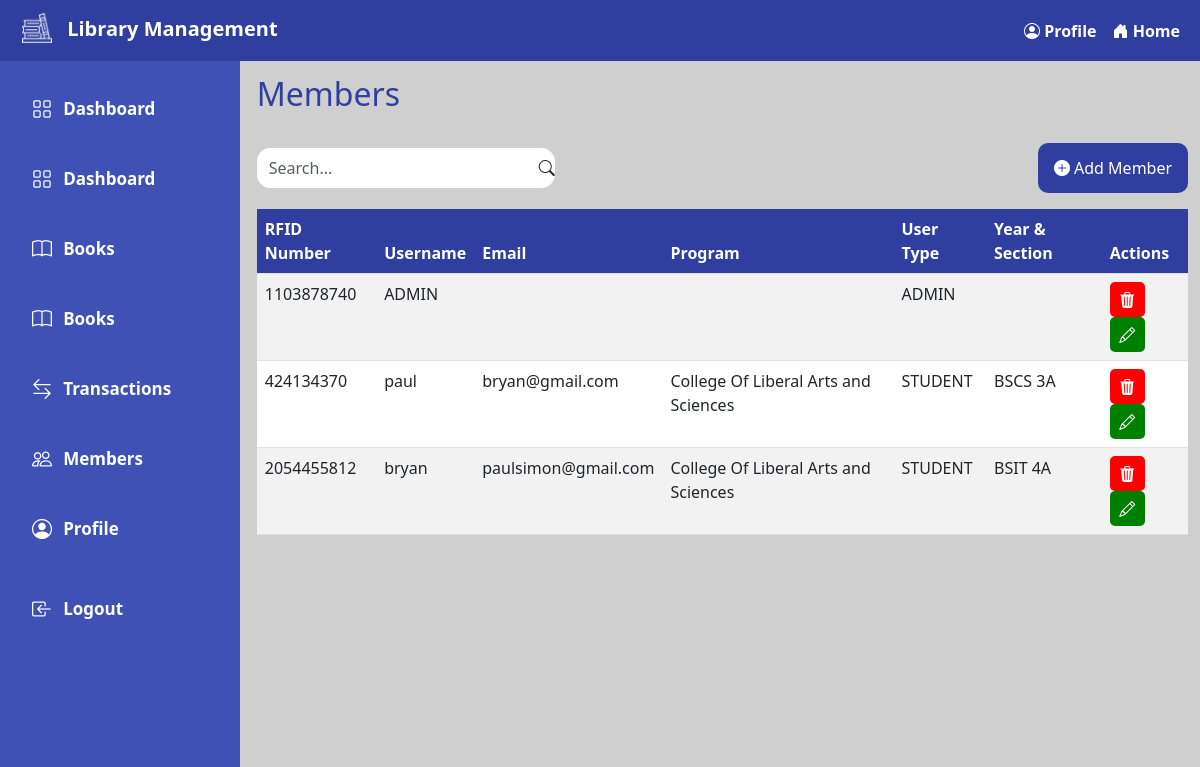
The page /homepage.php?page=members (signed in) on the database its author committed.
### tables this page shows
CREATE TABLE `users` (
  `idusers` int(11) NOT NULL,
  `rfidnum` int(11) NOT NULL,
  `username` varchar(45) NOT NULL,
  `yearAndSection` varchar(45) NOT NULL,
  `email` varchar(45) NOT NULL,
  `program` varchar(45) NOT NULL,
  `userType` varchar(45) NOT NULL,
  `password` varchar(45) NOT NULL,
  `penalty` tinyint(1) DEFAULT 0,
  `penaltynow` date DEFAULT NULL,
  `penaltydue` date DEFAULT NULL
);

### members.php (the view, shortened to what this page needs)
<!DOCTYPE html>
<html lang="en">
<head>
    <link href="https://cdn.jsdelivr.net/npm/sweetalert2@11/dist/sweetalert2.min.css" rel="stylesheet">
</head>
<body>
    <div class="container mt-3">
        <h2 style="color: #303F9F;">Members</h2>
        <div class="search-container mb-3">
            <div class="search-box">
                <input type="text" class="input form-control" placeholder="Search..." id="searchInput">
                <i class="bi bi-search"></i>
            </div>
            <button class="addBtn ms-auto" data-bs-toggle="modal" data-bs-target="#membersModal">
                <i class="bi bi-plus-circle-fill"></i> Add Member
            </button>
        </div>
        <table class="table table-striped">
            <thead>
                <tr>
                    <th style="color: white; background-color: #303F9F;" scope="col">RFID Number</th>
                    <th style="color: white; background-color: #303F9F;" scope="col">Username</th>
                    <th style="color: white; background-color: #303F9F;" scope="col">Email</th>
                    <th style="color: white; background-color: #303F9F;" scope="col">Program</th>
                    <th style="color: white; background-color: #303F9F;" scope="col">User Type</th>
                    <th style="color: white; background-color: #303F9F;" scope="col">Year & Section</th>
                    <th style="color: white; background-color: #303F9F;" scope="col">Actions</th>
                </tr>
            </thead>
            <tbody>
            <?php
    include 'database.php';
    $sql = "SELECT * FROM users";
    $result = $conn->query($sql);
    if ($result->num_rows > 0) {
        while ($row = $result->fetch_assoc()) {
            echo "<tr>
                    <td>" . $row['rfidnum'] . "</td>
                    <td>" . $row['username'] . "</td>
                    <td>" . $row['email'] . "</td>
                    <td>" . $row['program'] . "</td>
                    <td>" . $row['userType'] . "</td>
                    <td>" . $row['yearAndSection'] . "</td>
                    <td>
                        <button type='button' onclick='confirmDelete(" . $row['idusers'] . ")' class='bi-trash bi-trash3-fill'></button>
                        <button type='button' class='bi-pencil bi-pencil-square'
                                data-bs-toggle='modal'
                                data-bs-target='#editModal" . $row['idusers'] . "'>
                        </button>
                    </td>
                </tr>";
        }
    } else {
        echo "<tr><td colspan='7' class='text-center'>No members found</td></tr>";
    }
?>
</tbody>
        </table>
    </div>
</body>
</html>

### homepage.css (style rules this page uses)
* { margin: 0; padding: 0; box-sizing: border-box; }
body { overflow-x: hidden; background-color: hwb(0 81% 19%); font-family: system-ui, -apple-system, BlinkMacSystemFont, 'Segoe UI', Roboto, Oxygen, Ubuntu, Cantarell, 'Open Sans', 'Helvetica Neue', sans-serif; }

### members.php (style rules this page uses)
.search-container { display: flex; align-items: center; margin-top: 30px; margin-bottom: 10px; }
.input { border-color: white; height: 40px; padding: 6px; border: none; border-radius: 14px; padding: 8px 12px; font-size: 16px; width: 350px; }
.search-box { height: 40px; width: 32%; background-color: white; border: none; border-radius: 14px; display: flex; align-items: center; position: relative; }
.addBtn { color: White; background-color: #303F9F; margin-left: 550px; width: 150px; height: 50px; border-radius: 10px; border: none; cursor: pointer; }
.bi-trash { background-color: red; color: white; height: 35px; width: 35px; border-radius: 5px; border: none; }
.bi-pencil { background-color: Green; color: white; height: 35px; width: 35px; border-radius: 5px; border: none; }

### rows shown on the page
users: rfidnum "1103878740", username "ADMIN", userType "ADMIN"
users: rfidnum "424134370", username "paul", email "bryan@gmail.com", program "College Of Liberal Arts and Sciences", userType "STUDENT", yearAndSection "BSCS 3A"
users: rfidnum "2054455812", username "bryan", email "paulsimon@gmail.com", program "College Of Liberal Arts and Sciences", userType "STUDENT", yearAndSection "BSIT 4A"
